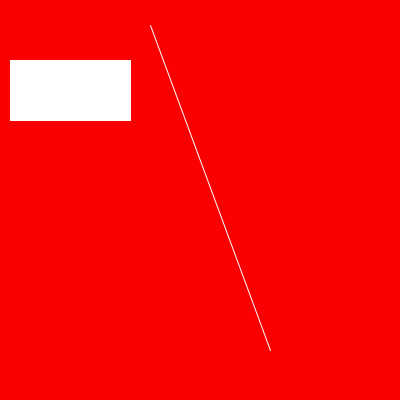
Frame 1 (no input)
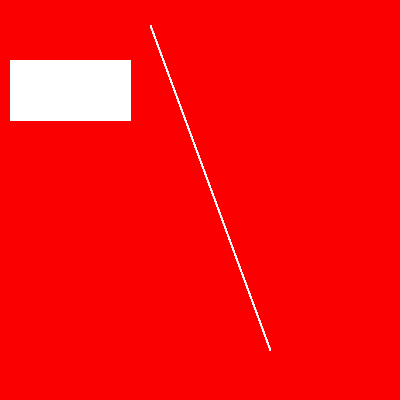
Frame 60 (the mouse pressed at the canvas centre just before this capture)
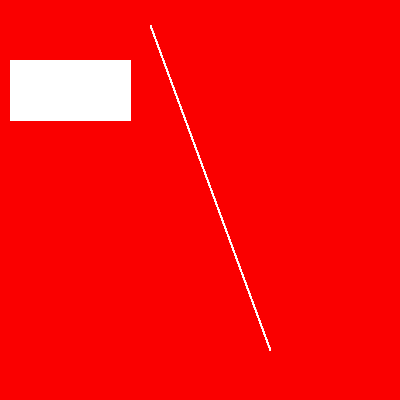
Frame 120 (the mouse held since frame 60 and released just before this capture)

The Processing sketch that drew these frames (run headless with seeded random() and noise(); from frame 60 on, the mouse is pressed at the canvas centre):

// Processing sketch: processing_61758
// ── processing_61758.pde




//SKETCH STRUCTURE:

void setup(){
  size(400, 400);
  background(250, 0,0);
  }
  
  
void draw(){

stroke(255);  
line(150, 25, 270, 350);
rect( 10, 60, 120, 60);
}




///SIMPLE SHAPES:
 
 
 //point(x,y);
 //line(x1,y1,x2,y2);
 //ellipse(x1,y1,x2,y2);
 //rect(x1,y1,x2,y2);
  
//VARIABLES
 
 int y;
 int x = 3;
 
  
